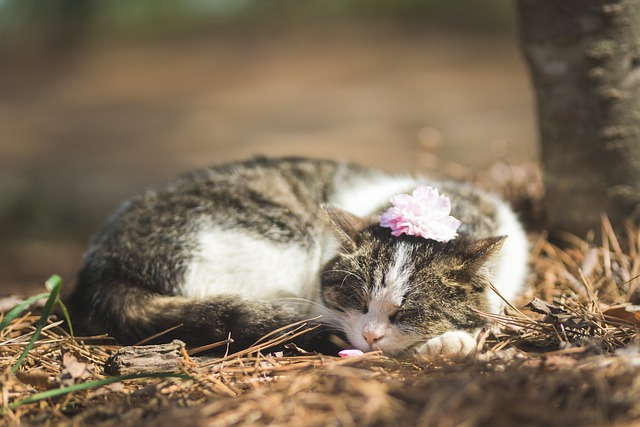
#> input picture OpenCV/img.jpg, 640 x 427 px
$ jupyter execute --allow-errors '09.이미지 회전.ipynb'
#> lines starting #> are read from the running program, lines starting #| are printed output that depends on the picture
# 09. 이미지 회전

시계 방향 90도 회전

[cell 1]
import cv2
img = cv2.imread('img.jpg')
#> img is the input picture: shape (427, 640, 3); mean B, G, R 89.3, 110.6, 127.5

rotate_90 = cv2.rotate(img, cv2.ROTATE_90_CLOCKWISE) # 시계 방향으로 90도 회전
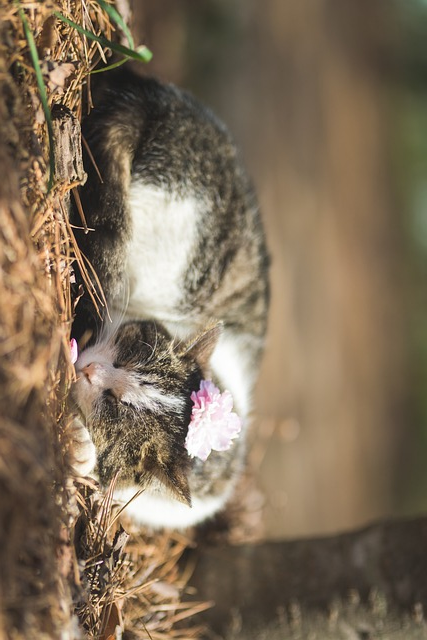
#> rotate_90: shape (640, 427, 3); mean B, G, R 89.3, 110.6, 127.5

cv2.imshow('img', img)
cv2.imshow('rotate_90', rotate_90)
cv2.waitKey(0)
#> (the rest of this cell did not finish here and is left out)

## 180도 회전

[cell 2]
import cv2
img = cv2.imread('img.jpg')

rotate_180 = cv2.rotate(img, cv2.ROTATE_180) # 시계 방향으로 90도 회전
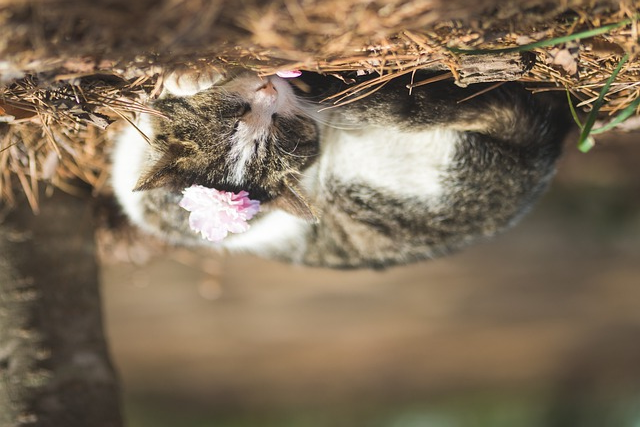
#> rotate_180: shape (427, 640, 3); mean B, G, R 89.3, 110.6, 127.5

cv2.imshow('img', img)
cv2.imshow('rotate_180', rotate_180)
cv2.waitKey(0)
#> (the rest of this cell did not finish here and is left out)

## 시계 반대 방향 90도 회전 (시계 방향 270도 회전)

[cell 3]
import cv2
img = cv2.imread('img.jpg')

rotate_270 = cv2.rotate(img, cv2.ROTATE_90_COUNTERCLOCKWISE) # 시계 반대 방향으로 90도 회전
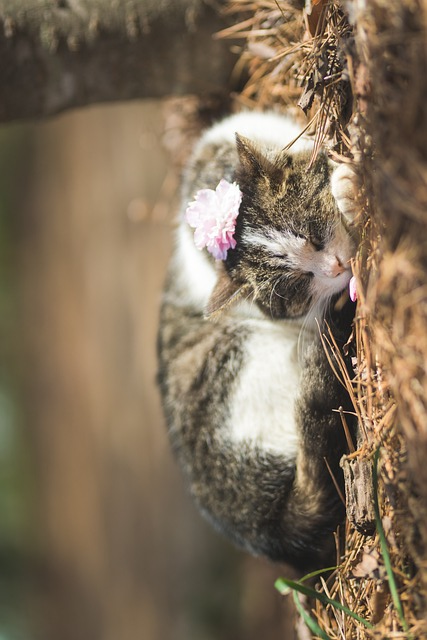
#> rotate_270: shape (640, 427, 3); mean B, G, R 89.3, 110.6, 127.5

cv2.imshow('img', img)
cv2.imshow('rotate_270', rotate_270)
cv2.waitKey(0)
#> (the rest of this cell did not finish here and is left out)
